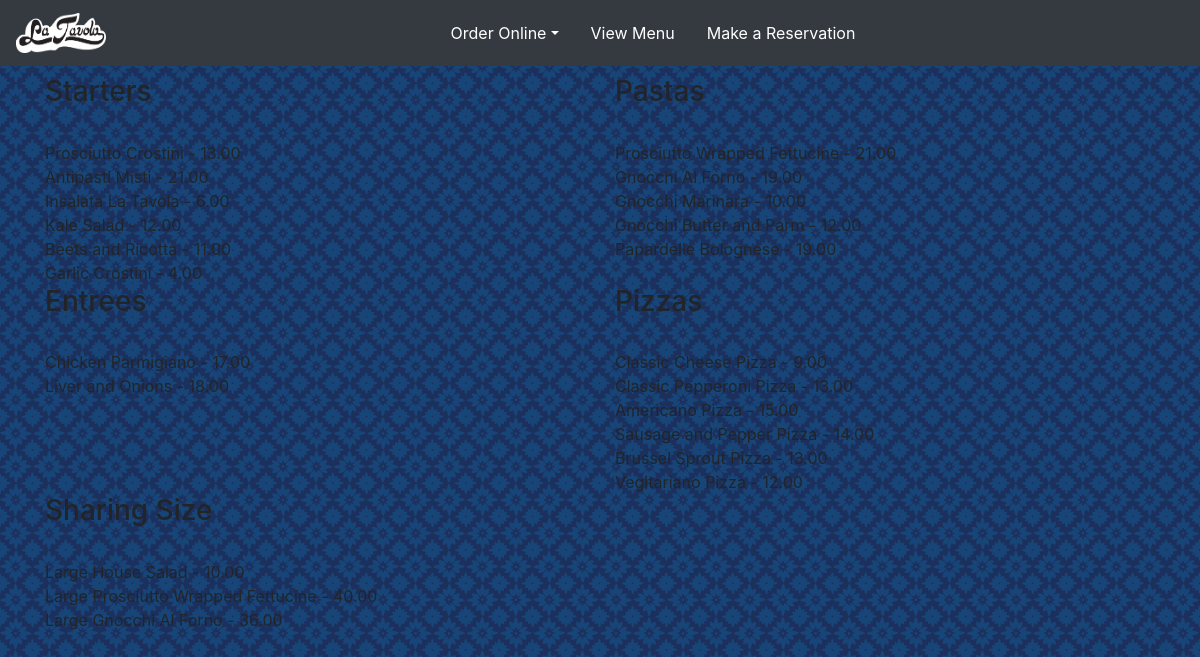
The app's page /menu/ with its own data.
### menu/models.py (models this page shows, shortened)
class Category(models.Model):
    name = models.CharField(max_length=64)

class Item(models.Model):
    name = models.CharField(max_length=64)
    category = models.ForeignKey(Category, on_delete=models.CASCADE)
    price = models.DecimalField(max_digits=5, decimal_places=2)
    description = models.TextField()
    def __str__(self):
        return f'{self.name} - {self.price}'

### menu/views.py (the view)
# urls.py: path('', include('menu.urls'))
def menu(request):
    categories = Category.objects.all()
    items = Item.objects.all()
    context = {
        "categories": categories,
        "items": items
    }
    return render(request, "menu/menu.html", context)

### menu/templates/menu/menu.html (shortened to what this page needs)
{% extends 'menu/layout.html' %}
{% block body %}
<div class="container">
    <div class="row">
    {% for category in categories %}
        <div class="col-lg-6 col-m">
            <h3>{{ category.name }}</h3><br>
                {% for item in items %}
                    {% if item.category == category %}
                        {{ item }}<br>
                    {% endif %}
                {% endfor %}
        </div>
    {% endfor %}
    </div>
</div>
{% endblock %}

### menu/templates/menu/layout.html (shortened to what this page needs)
<!DOCTYPE html>
<html>
  <head>
    {% load static %}
    <link rel="stylesheet" href="https://stackpath.bootstrapcdn.com/bootstrap/4.5.0/css/bootstrap.min.css">
    <link href="{% static 'stylesheets/style.css' %}" rel="stylesheet">
  </head>
  <body>
  {% load static %}
  <nav class="navbar fixed-top navbar-expand-md navbar-dark bg-dark">
      <a href= "{% url 'home' %}" class="navbar-brand">
          <img src="{% static 'images/navbar-logo.png' %}" height="40px" width="90px" loading="lazy">
      </a>
        <div class="collapse navbar-collapse justify-content-center" id="LaTavolaNavbar">
            <div class="nav-item dropdown">
                <a class="nav-link dropdown-toggle" data-toggle="dropdown" href="#" role="button" aria-haspopup="true" aria-expanded="false">Order Online</a>
            </div>
            <a class="nav-item">
                <a class="nav-link" href="#">View Menu</a>
            </a>
            <a class="nav-item">
                <a class="nav-link" href="#">Make a Reservation</a>
            </a>
        </div>
    </nav>
    {% block body %}
    {% endblock %}
  </body>
</html>

### menu/static/stylesheets/style.css (style rules this page uses)
.nav-link { color: white; }
body { background-image: url("/static/images/moroccan-flower-dark.png"); padding-top: 75px; }

### records on screen
Category: name "Starters"
Item: name+price "Prosciutto Crostini - 13.00"
Item: name+price "Antipasti Misti - 21.00"
Item: name+price "Insalata La Tavola - 6.00"
Item: name+price "Kale Salad - 12.00"
Item: name+price "Beets and Ricotta - 11.00"
Item: name+price "Garlic Crostini - 4.00"
Category: name "Pastas"
Item: name+price "Prosciutto Wrapped Fettucine - 21.00"
Item: name+price "Gnocchi Al Forno - 19.00"
Item: name+price "Gnocchi Marinara - 10.00"
Item: name+price "Gnocchi Butter and Parm - 12.00"
Item: name+price "Papardelle Bolognese - 19.00"
Category: name "Entrees"
Item: name+price "Chicken Parmigiano - 17.00"
Item: name+price "Liver and Onions - 18.00"
Category: name "Pizzas"
Item: name+price "Classic Cheese Pizza - 9.00"
Item: name+price "Classic Pepperoni Pizza - 13.00"
Item: name+price "Americano Pizza - 15.00"
Item: name+price "Sausage and Pepper Pizza - 14.00"
Item: name+price "Brussel Sprout Pizza - 13.00"
Item: name+price "Vegitariano Pizza - 12.00"
Category: name "Sharing Size"
Item: name+price "Large House Salad - 10.00"
Item: name+price "Large Prosciutto Wrapped Fettucine - 40.00"
Item: name+price "Large Gnocchi Al Forno - 36.00"
